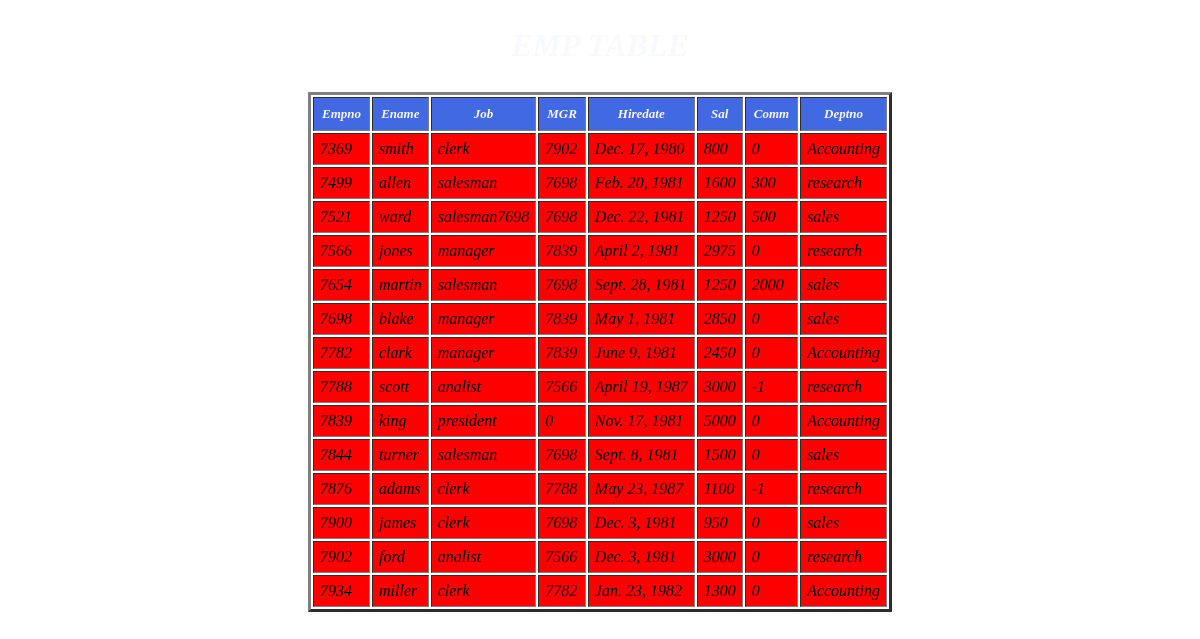
Screenshot of /display_emp/ with the database file from the repository.
### app/models.py (models this page shows, shortened)
class Emp_Table(models.Model):
    empno=models.IntegerField(unique=True)
    ename=models.CharField(max_length=100)
    job=models.CharField(max_length=100)
    mgr=models.IntegerField()
    hiredate=models.DateField()
    sal=models.IntegerField()
    comm=models.IntegerField()
    deptno=models.ForeignKey(Dept_Table,on_delete=models.CASCADE)

class Dept_Table(models.Model):
    deptno=models.IntegerField(primary_key=True)
    dname=models.CharField(max_length=100)
    loc=models.CharField(max_length=100)
    def __str__(self):
        return self.dname

### app/views.py (the view)
# urls.py: path('display_emp/',display_emp,name='display_emp'),
def display_emp(request):
    LOE=Emp_Table.objects.all()
    d={'emp':LOE}
    return render(request,'display_emp.html',d)

### templates/display_emp.html (shortened to what this page needs)
{% load static %}
<!DOCTYPE html>
<html lang="en">
<head>
    <link rel="stylesheet" href="{% static 'css/c2.css' %}">
</head>
<body>
    <center>
        <h1 id="l">EMP TABLE</h1>
    <table border="3px">
        <tr>
            <th class="ammk">Empno</th>
            <th class="ammk">Ename</th>
            <th class="ammk">Job</th>
            <th class="ammk">MGR</th>
            <th class="ammk">Hiredate</th>
            <th class="ammk">Sal</th>
            <th class="ammk">Comm</th>
            <th class="ammk">Deptno</th>
        </tr>
    {% for e in emp %}
        <tr>
           <td class="pkrlr">{{e.empno}}</td>
           <td class="pkrlr">{{e.ename}}</td>
           <td class="pkrlr">{{e.job}}</td>
           <td class="pkrlr">{{e.mgr}}</td>
           <td class="pkrlr">{{e.hiredate}}</td>
           <td class="pkrlr">{{e.sal}}</td>
           <td class="pkrlr">{{e.comm}}</td>
           <td class="pkrlr">{{e.deptno}}</td>
        </tr>
    {% endfor %}
    </table>
    </center>
</body>
</html>

### static/css/c2.css (style rules this page uses)
body { background-image: url(https://picstatio.com/large/7b0b47/white-rose-flower-small-buds.jpg); background-repeat: no-repeat; background-size: cover; }
.ammk { color: ghostwhite; background-color: royalblue; text-align: center; font-size:small; font-style: italic; padding: 8px; }
.pkrlr { color: black; background-color: red; font-style: italic; padding: 6px; }
#l { color: ghostwhite; font-style: italic; padding: 6px; }

### rows the page displays
Emp_Table: empno "7369", ename "smith", job "clerk", mgr "7902", hiredate "Dec. 17, 1980", sal "800", comm "0", deptno "Accounting"
Emp_Table: empno "7499", ename "allen", job "salesman", mgr "7698", hiredate "Feb. 20, 1981", sal "1600", comm "300", deptno "research"
Emp_Table: empno "7521", ename "ward", job "salesman7698", mgr "7698", hiredate "Dec. 22, 1981", sal "1250", comm "500", deptno "sales"
Emp_Table: empno "7566", ename "jones", job "manager", mgr "7839", hiredate "April 2, 1981", sal "2975", comm "0", deptno "research"
Emp_Table: empno "7654", ename "martin", job "salesman", mgr "7698", hiredate "Sept. 28, 1981", sal "1250", comm "2000", deptno "sales"
Emp_Table: empno "7698", ename "blake", job "manager", mgr "7839", hiredate "May 1, 1981", sal "2850", comm "0", deptno "sales"
Emp_Table: empno "7782", ename "clark", job "manager", mgr "7839", hiredate "June 9, 1981", sal "2450", comm "0", deptno "Accounting"
Emp_Table: empno "7788", ename "scott", job "analist", mgr "7566", hiredate "April 19, 1987", sal "3000", comm "-1", deptno "research"
Emp_Table: empno "7839", ename "king", job "president", mgr "0", hiredate "Nov. 17, 1981", sal "5000", comm "0", deptno "Accounting"
Emp_Table: empno "7844", ename "turner", job "salesman", mgr "7698", hiredate "Sept. 8, 1981", sal "1500", comm "0", deptno "sales"
Emp_Table: empno "7876", ename "adams", job "clerk", mgr "7788", hiredate "May 23, 1987", sal "1100", comm "-1", deptno "research"
Emp_Table: empno "7900", ename "james", job "clerk", mgr "7698", hiredate "Dec. 3, 1981", sal "950", comm "0", deptno "sales"
Emp_Table: empno "7902", ename "ford", job "analist", mgr "7566", hiredate "Dec. 3, 1981", sal "3000", comm "0", deptno "research"
Emp_Table: empno "7934", ename "miller", job "clerk", mgr "7782", hiredate "Jan. 23, 1982", sal "1300", comm "0", deptno "Accounting"
